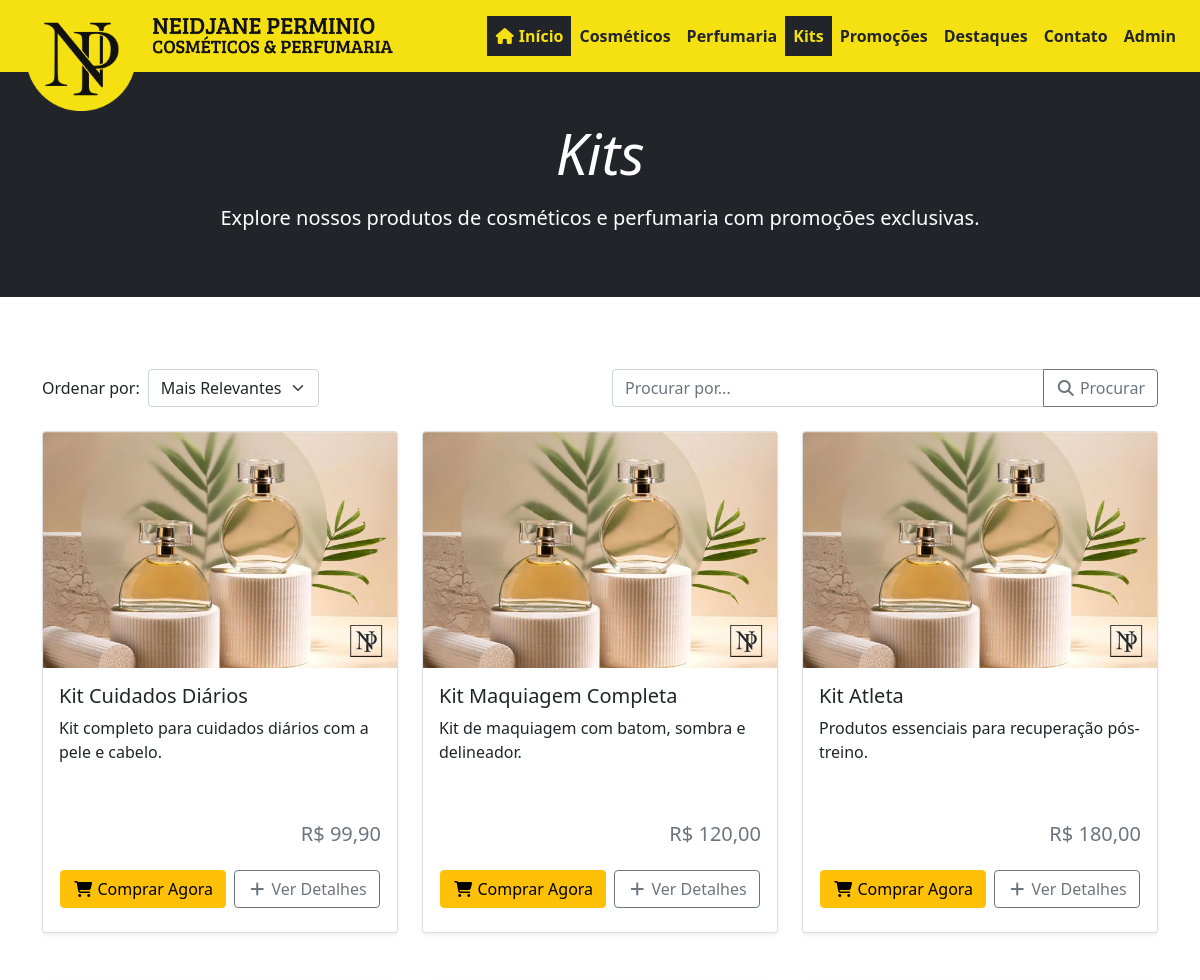
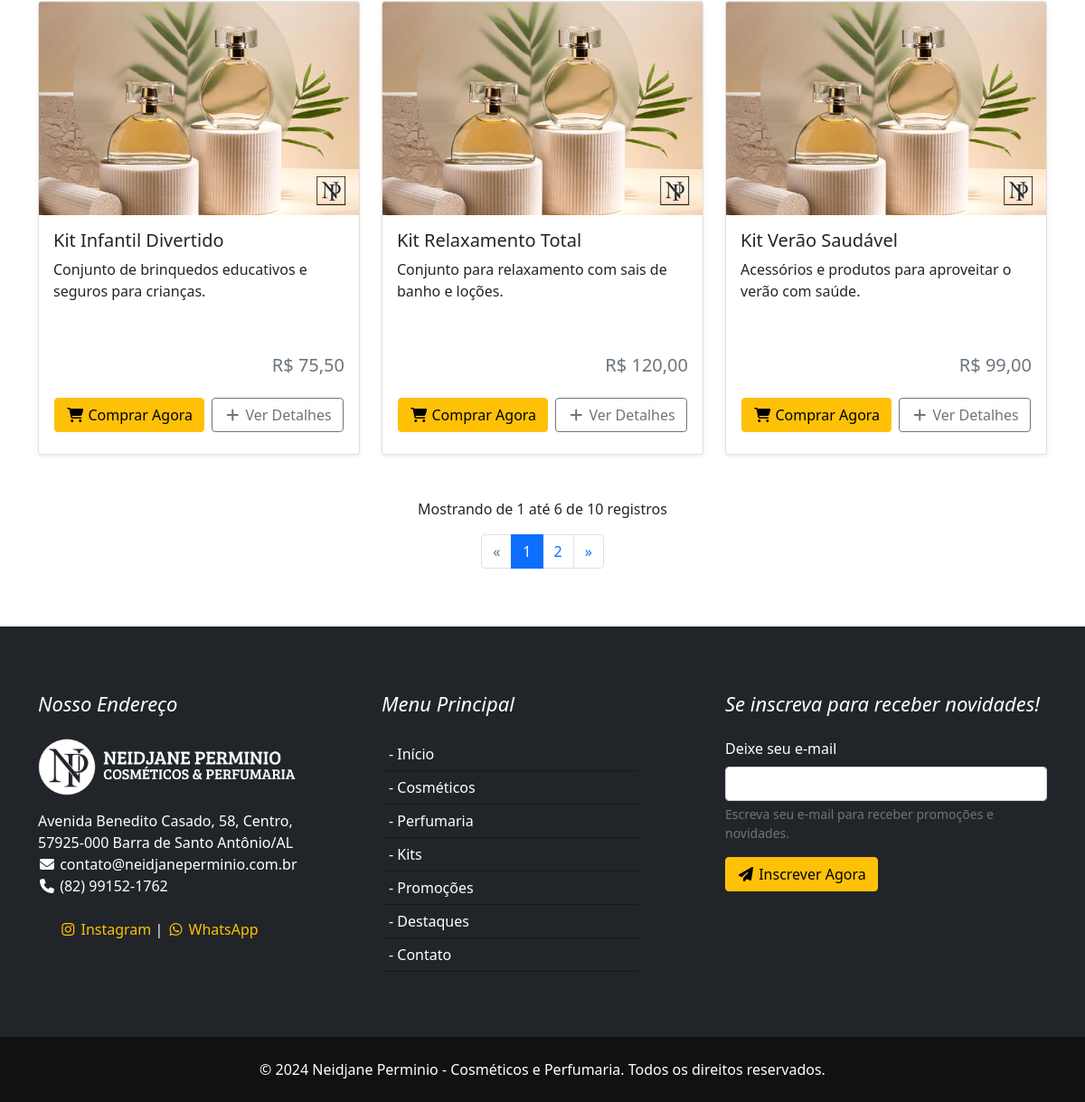
Screenshot of /kits with the database file from the repository (2 pictures, top to bottom).
### tables this page shows
CREATE TABLE kits (
    id INT AUTO_INCREMENT PRIMARY KEY,
    nome VARCHAR(255) NOT NULL,
    codigo VARCHAR(255) UNIQUE,
    slug VARCHAR(255) UNIQUE,
    codigo_barras VARCHAR(255),
    descricao TEXT,
    preco DECIMAL(10, 2) NOT NULL,
    estoque INT NOT NULL,
    informacoes_relevantes TEXT,
    data_lancamento DATE,
    destaque BOOLEAN DEFAULT FALSE,
    imagem VARCHAR(255),
    status BOOLEAN DEFAULT TRUE
);

### app/Controllers/Site/KitController.php (called while the page is built, shortened)
<?php
class KitController extends Controller
{
    public function index()
    {
        $search = $_GET['search'] ?? '';
        $page = $_GET['page'] ?? 1;
        $order = $_GET['ordenar'] ?? 'mais-relevantes';
        $limit = 6;
        $offset = ($page - 1) * $limit;
        $kitModel = new Kit();
        $totalKits = $kitModel->countKits($search);
        $totalPages = ceil($totalKits / $limit);
        $kits = $kitModel->kitsAll($search, $order, $limit, $offset);
        $start = $offset + 1;
        $end = min($offset + $limit, $totalKits);
        $this->view('site/kits/index', [
            'kits' => $kits,
            'start' => $start,
            'end' => $end,
            'currentPage' => $page,
            'totalKits' => $totalKits,
            'totalPages' => $totalPages,
            'search' => $search,
            'order' => $order
        ]);
    }
}

### public/index.php (called while the page is built, shortened)
<?php
$request = Request::capture();
$uri = parse_url($request->server('REQUEST_URI'), PHP_URL_PATH);
$uri = trim($uri, '/');
$method = $request->server('REQUEST_METHOD');
require __DIR__ . '/../routes/web.php';
$router->dispatch($uri, $method);

### app/Core/Database.php (called while the page is built, shortened)
<?php
class Database
{
    private static $instance = null;
    private $pdo;
    private function __construct()
    {
        $dsn = 'mysql:host='.DB_HOST.';dbname='.DB_DATABASE.';charset=utf8mb4';
        $user = DB_USER;
        $password = DB_PASS;
        try {
            $this->pdo = new \PDO($dsn, $user, $password, [
                \PDO::ATTR_ERRMODE => \PDO::ERRMODE_EXCEPTION,
                \PDO::ATTR_DEFAULT_FETCH_MODE => \PDO::FETCH_ASSOC,
                \PDO::ATTR_EMULATE_PREPARES => false,
            ]);
        } catch (\PDOException $e) {
            echo 'Erro de conexão: ' . $e->getMessage();
            exit;
        }
    }
    public static function getInstance()
    {
        if (self::$instance === null) {
            self::$instance = new Database();
        }
        return self::$instance;
    }
    public function getConnection()
    {
        return $this->pdo;
    }
}

### app/Core/Model.php (called while the page is built, shortened)
<?php
class Model
{
    public function __construct()
    {
        $this->pdo = Database::getInstance()->getConnection();
    }
}

### app/Models/Site/Kit.php (called while the page is built, shortened)
<?php
class Kit extends Model
{
    public function kitsAll($search = '', $order = 'mais-relevantes', $limit = 10, $offset = 0)
    {
        $sql = "SELECT kits.nome,
            kits.descricao,
            kits.slug,
            kits.preco,
            kits.imagem
        FROM kits";
        $params = [];
        switch ($order) {
            default:
                $sql .= " ORDER BY destaque ASC";
        }
        $sql .= " LIMIT :limit OFFSET :offset";
        $params[':limit'] = (int) $limit;
        $params[':offset'] = (int) $offset;
        $stmt = $this->pdo->prepare($sql);
        foreach ($params as $key => $value) {
            $stmt->bindValue($key, $value, is_int($value) ? \PDO::PARAM_INT : \PDO::PARAM_STR);
        }
        $stmt->execute();
        return $stmt->fetchAll(\PDO::FETCH_ASSOC);
    }
    public function countKits($search = '')
    {
        $sql = "SELECT COUNT(*) FROM kits";
        $stmt = $this->pdo->prepare($sql);
        $stmt->execute();
        return $stmt->fetchColumn();
    }
}

### resources/views/site/includes/kit.php (the view)
<div class="card mb-5 shadow-sm">
    <img src="<?php __DIR__ ?>/assets/images/imagem-600x400.jpg" srcset="images/imagem-600x400.jpg 2x, images/imagem-900x600.jpg 3x" class="bd-placeholder-img card-img-top" width="100%" alt="Kit em Promoção">
    <div class="card-body pb-4">
        <h5 class="card-title"><?= htmlspecialchars($kit['nome']); ?></h5>
        <p class="card-text descricao mt-2"><?= htmlspecialchars($kit['descricao']); ?></p>
        <div class="text-end">
            <h5 class="text-muted">R$ <?= number_format($kit['preco'], 2, ',', '.'); ?></h5>
        </div>
        <div class="d-flex justify-content-center align-items-center mt-4">
            <div>
                <a href="#" class="btn btn-warning me-1"><i class="fa fa-shopping-cart fa-fw"></i> Comprar Agora</a>
                <a href="/kits/<?= $kit['slug'] ?>" class="btn btn-outline-secondary"><i class="fa fa-plus fa-fw"></i> Ver Detalhes</a>
            </div>
        </div>
    </div>
</div>

### app/Core/Router.php (shortened to what this page needs)
<?php
class Router
{
    protected $routes = [];
    protected $protectedRoutes = [];
    public function addRoute($method, $route, $controllerAction, $protected = false)
    {
        $this->routes[strtoupper($method)][$route] = $controllerAction;
        if ($protected) {
            $this->protectedRoutes[] = $route;
        }
    }
    public function dispatch($requestUri, $requestMethod)
    {
        $requestMethod = strtoupper($requestMethod);
        foreach ($this->routes[$requestMethod] as $route => $controllerAction) {
            $routePattern = $this->convertToPattern($route);
            if (preg_match($routePattern, $requestUri, $matches)) {
                list($controllerClass, $method) = $controllerAction;
                if (class_exists($controllerClass) && method_exists($controllerClass, $method)) {
                    $controller = new $controllerClass();
                    $params = array_filter($matches, 'is_string', ARRAY_FILTER_USE_KEY);
                    if (in_array($route, $this->protectedRoutes)) {
                        $middleware = new AuthMiddleware();
                        $middleware->handle($_SERVER, function() use ($controller, $method, $params) {
                            call_user_func_array([$controller, $method], $params);
                        });
                    } else {
                        call_user_func_array([$controller, $method], $params);
                    }
                    exit;
                } else {
                    $this->renderErrorPage('Erro 404', 'Controlador ou método não encontrado.');
                }
            }
        }
    }
    protected function convertToPattern($route)
    {
        $routePattern = preg_replace_callback('/\{(\w+)\}/', function ($matches) {
            switch ($matches[1]) {
                case 'id':
                    return '(?P<id>\d+)';
                case 'slug':
                    return '(?P<slug>[\w\-]+)';
                default:
                    return '(?P<' . $matches[1] . '>[^/]+)';
            }
        }, $route);
        $routePattern = str_replace('/', '\/', $routePattern);
        return '/^' . $routePattern . '$/';
    }
}

### resources/views/site/kits/index.php (shortened to what this page needs)
<div class="p-4 p-md-5 mb-4 text-white bg-dark">
    <div class="row">
        <div class="col-md-12 px-0 text-center">
            <h1 class="display-4 fst-italic">Kits</h1>
            <p class="lead my-3">Explore nossos produtos de cosméticos e perfumaria com promoções exclusivas.</p>
        </div>
    </div>
</div>
<div class="container py-5">
    <section class="">
        <form method="GET" action="/kits">
            <div class="row">
                <div class="col-md-6">
                    <div class="d-flex align-items-center gap-2">
                        <label for="ordenar" class="form-label mb-0">Ordenar por:</label>
                        <select name="ordenar" id="ordenar" class="form-select w-auto" onchange="this.form.submit()">
                            <option value="mais-relevantes" <?php echo $order === 'mais-relevantes' ? 'selected' : ''; ?>>Mais Relevantes</option>
                        </select>
                    </div>
                </div>
                <div class="col-md-6">
                    <div class="input-group">
                        <input type="text" name="search" class="form-control" placeholder="Procurar por..." value="<?php echo htmlspecialchars($_GET['search'] ?? '', ENT_QUOTES); ?>">
                        <button class="btn btn-outline-secondary" type="submit" id="button-addon2"><i class="fa fa-search fa-fw"></i> Procurar</button>
                    </div>
                </div>
            </div>
        </form>
        <div class="row justify-content-center mt-4">
            <?php foreach ($kits as $kit): ?>
                <div class="col-md-4">
                    <?php
                        include __DIR__.'../../includes/kit.php';
                ?>
                </div>
            <?php endforeach; ?>
        </div>
        <div class="row">
            <div class="col-md-12 text-center">
                <div class="mb-3">
                    Mostrando de <?php echo $start; ?> até <?php echo $end; ?> de <?php echo $totalKits; ?> registros
                </div>
                <?php if ($totalPages > 1): ?>
                    <nav aria-label="Page navigation example">
                        <ul class="pagination justify-content-center">
                            <li class="page-item <?php echo $currentPage == 1 ? 'disabled' : ''; ?>">
                            <a class="page-link" href="?page=<?php echo $currentPage - 1; ?>&search=<?php echo htmlspecialchars($search, ENT_QUOTES); ?>" aria-label="Previous">
                                <span aria-hidden="true">&laquo;</span>
                            </a>
                            </li>
                            <?php for ($i = 1; $i <= $totalPages; $i++): ?>
                            <li class="page-item <?php echo $i == $currentPage ? 'active' : ''; ?>">
                                <a class="page-link" href="?page=<?php echo $i; ?>&search=<?php echo htmlspecialchars($search, ENT_QUOTES); ?>">
                                <?php echo $i; ?>
                                </a>
                            </li>
                            <?php endfor; ?>
                            <li class="page-item <?php echo $currentPage == $totalPages ? 'disabled' : ''; ?>">
                            <a class="page-link" href="?page=<?php echo $currentPage + 1; ?>&search=<?php echo htmlspecialchars($search, ENT_QUOTES); ?>" aria-label="Next">
                                <span aria-hidden="true">&raquo;</span>
                            </a>
                            </li>
                        </ul>
                    </nav>
                <?php endif; ?>
            </div>
        </div>
    </section>
</div>

### rows the page displays
kits: nome "Kit Cuidados Diários", descricao "Kit completo para cuidados diários com a pele e cabelo.", preco "99,90"
kits: nome "Kit Maquiagem Completa", descricao "Kit de maquiagem com batom, sombra e delineador.", preco "120,00"
kits: nome "Kit Atleta", descricao "Produtos essenciais para recuperação pós-treino.", preco "180,00"
kits: nome "Kit Infantil Divertido", descricao "Conjunto de brinquedos educativos e seguros para crianças.", preco "75,50"
kits: nome "Kit Relaxamento Total", descricao "Conjunto para relaxamento com sais de banho e loções.", preco "120,00"
kits: nome "Kit Verão Saudável", descricao "Acessórios e produtos para aproveitar o verão com saúde.", preco "99,00"

### other values shown
$end "6"
$totalKits "10"
